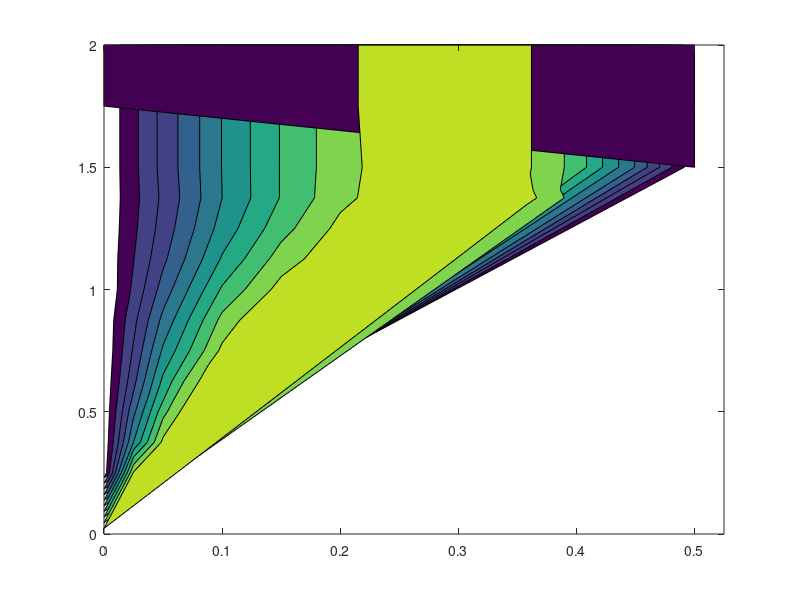

The MATLAB script that drew this image:

xx=NaN(14,13);
yy=NaN(14,13);
zz=NaN(14,13);
Re100=[0		0		1
0.025		0		1
0.05		0		1
0.1		0		1
0.15		0		1
0.2		0		1
0.25		0		1
0.275		0		1
0.3		0		1
0.35		0		1
0.4		0		1
0.45		0		1
0.5		0		1
0		0.25		0
0.025		0.25		0.919579315
0.05		0.25		1
0.1		0.25		NaN
0.15		0.25		NaN
0.2		0.25		NaN
0.25		0.25		NaN
0.275		0.25		NaN
0.3		0.25		NaN
0.35		0.25		NaN
0.4		0.25		NaN
0.45		0.25		NaN
0.5		0.25		NaN
0		0.375		0
0.025		0.375		0.540138946
0.05		0.375		0.932224634
0.06		0.375		1
0.075		0.375		0.935855308
0.1		0.375		NaN
0.125		0.375		NaN
0.15		0.375		NaN
0.2		0.375		NaN
0.25		0.375		NaN
0.3		0.375		NaN
0.35		0.375		NaN
0.4		0.375		NaN
0		0.5		0
0.025		0.5		0.423316649
0.05		0.5		0.783596384
0.075		0.5		1
0.1		0.5		0.969088225
0.125		0.5		NaN
0.15		0.5		NaN
0.2		0.5		NaN
0.25		0.5		NaN
0.3		0.5		NaN
0.35		0.5		NaN
0.4		0.5		NaN
0.45		0.5		NaN
0		0.625		0
0.05		0.625		0.653551602
0.075		0.625		0.882178467
0.1		0.625		1
0.125		0.625		0.950933243
0.15		0.625		NaN
0.2		0.625		NaN
0.25		0.625		NaN
0.3		0.625		NaN
0.35		0.625		NaN
0.4		0.625		NaN
0.45		0.625		NaN
0.5		0.625		NaN
0		0.75		-0.005377589
0.05		0.75		0.553613064
0.1		0.75		0.929392734
0.125		0.75		1
0.15		0.75		0.962602547
0.2		0.75		NaN
0.25		0.75		NaN
0.3		0.75		NaN
0.35		0.75		NaN
0.4		0.75		NaN
0.45		0.75		NaN
0.5		0.75		NaN
0.525		0.75		NaN
0		0.875		0
0.05		0.875		0.472136648
0.1		0.875		0.842331693
0.125		0.875		0.950989
0.15		0.875		1
0.175		0.875		0.98321225
0.19		0.875		0.930276767
0.225		0.875		NaN
0.25		0.875		NaN
0.3		0.875		NaN
0.4		0.875		NaN
0.45		0.875		NaN
0.5		0.875		NaN
0		1		-0.014595552
0.05		1		0.394026573
0.1		1		0.735391909
0.15		1		0.943045162
0.175		1		0.989806351
0.2		1		1
0.225		1		0.952715031
0.25		1		NaN
0.275		1		NaN
0.3		1		NaN
0.35		1		NaN
0.4		1		NaN
0.45		1		NaN
0		1.125		0
0.05		1.125		0.333485975
0.1		1.125		0.640817175
0.15		1.125		0.859056606
0.2		1.125		0.983166112
0.225		1.125		1
0.25		1.125		0.987071525
0.27		1.125		0.954457549
0.3		1.125		NaN
0.35		1.125		NaN
0.4		1.125		NaN
0.45		1.125		NaN
0.5		1.125		NaN
0		1.25		0
0.05		1.25		0.300264307
0.1		1.25		0.575835666
0.15		1.25		0.780284653
0.2		1.25		0.934490598
0.225		1.25		0.975901609
0.25		1.25		0.997527504
0.275		1.25		1
0.3		1.25		0.982158237
0.325		1.25		NaN
0.35		1.25		NaN
0.4		1.25		NaN
0.45		1.25		NaN
0		1.375		0
0.05		1.375		0.281878668
0.1		1.375		0.538427393
0.15		1.375		0.728959313
0.2		1.375		0.882313815
0.25		1.375		0.969520834
0.3		1.375		1
0.35		1.375		0.950487718
0.375		1.375		0.885383599
0.4		1.375		0.766108784
0.425		1.375		NaN
0.45		1.375		NaN
0.5		1.375		NaN
0		1.5		-0.000252321
0.05		1.5		0.29150391
0.1		1.5		0.541358559
0.15		1.5		0.728773542
0.2		1.5		0.874141919
0.25		1.5		0.964250437
0.275		1.5		0.990145222
0.3		1.5		1
0.325		1.5		0.982393379
0.35		1.5		0.94743911
0.4		1.5		0.781604137
0.45		1.5		0.441967678
0.5		1.5		0.001885293
0		1.75		-0.000252321
0.05		1.75		0.29150391
0.1		1.75		0.541358559
0.15		1.75		0.728773542
0.2		1.75		0.874141919
0.25		1.75		0.984279
0.275		1.75		1
0.3		1.75		0.997293251
0.325		1.75		0.955263518
0.35		1.75		0.94743911
0.4		1.75		0.781604137
0.45		1.75		0.441967678
0.5		1.75		0.001885293
0		2		-0.000252321
0.05		2		0.29150391
0.1		2		0.541358559
0.15		2		0.728773542
0.2		2		0.874141919
0.25		2		0.984279
0.275		2		1
0.3		2		0.997293251
0.325		2		0.955263518
0.35		2		0.94743911
0.4		2		0.781604137
0.45		2		0.441967678
0.5		2		0.001885293
];
Re=Re100;
for i=1:1:14
    for j=1:1:13
    xx(i,j)= Re((i-1)*13+j,1);
    yy(i,j)= Re((i-1)*13+j,2);
    zz(i,j)= Re((i-1)*13+j,3);
    end
end
contourf(xx,yy,zz)
